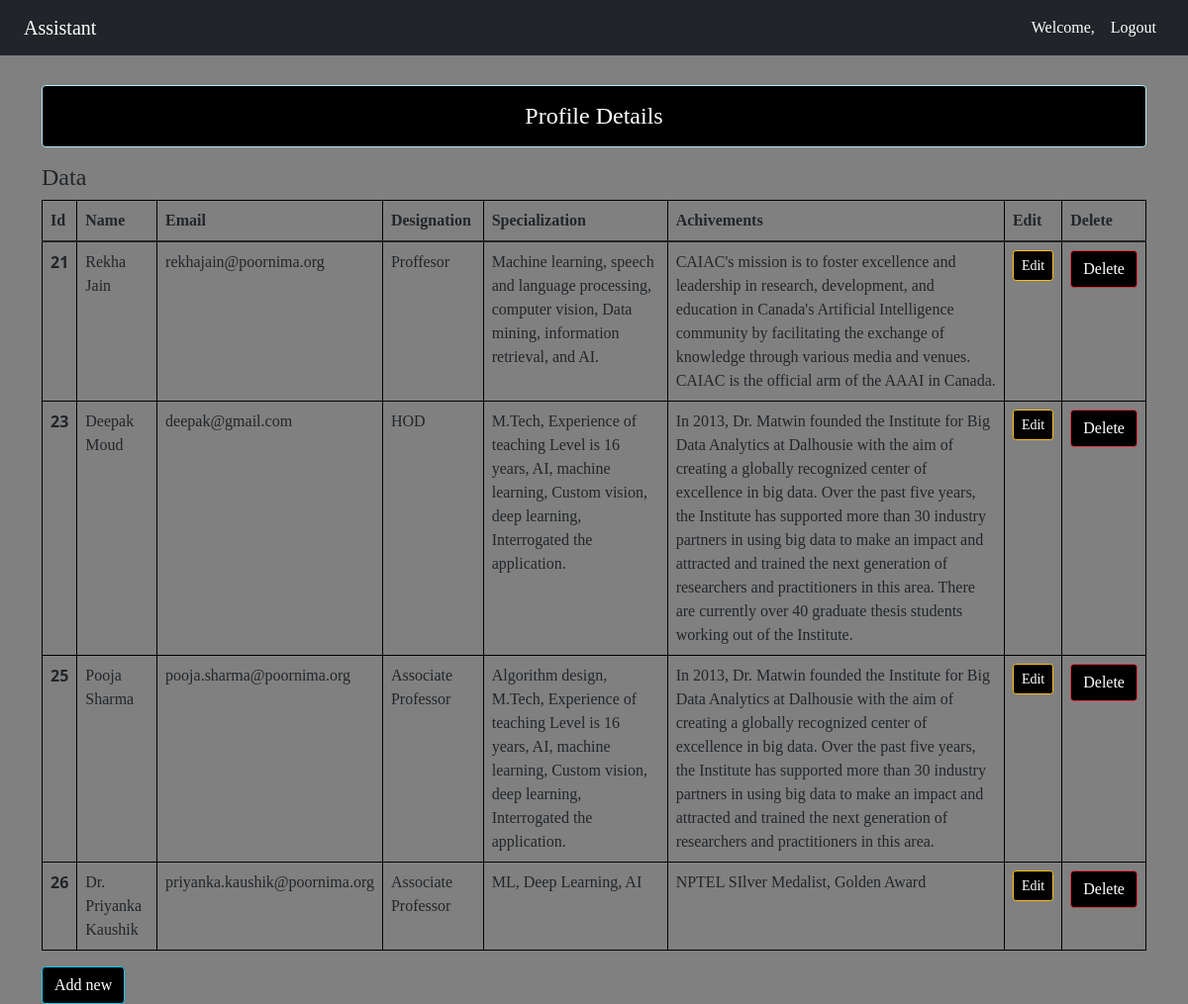
The page /update/ on the database its author committed.
### Assistant/models.py (models this page shows)
class Profile(models.Model):
    name = models.CharField(max_length=75)
    email = models.EmailField(max_length=50)
    designation = models.CharField(max_length=75)
    specialization = models.TextField()
    achivements = models.TextField()

### Assistant/views.py (the view)
# urls.py: path('update/', views.user_profile_update, name='update'),
def user_profile_update(request):
    stud = Profile.objects.all()
    return render(request, 'Assistant/updateprofile.html', {'stu' : stud})

### Assistant/templates/Assistant/updateprofile.html (shortened to what this page needs)
{% extends 'Assistant/base.html' %}
{% load static %}
{% block content %}
<div class="col-sm-10" style ="width : 100%;">
    <div class="col-sm-12">
        <h4 class="text-center alert alert-info" style = "font-family:times new Roman; background-color: black; color: white; margin-top:30px; margin-top:30px;">Profile Details</h4>
        {% if stu %}
            <h4 style = "font-family:times new Roman;">Data</h4>
            <table class="table">
                <thead>
                  <tr>
                    <th scope="col" style = "font-family:times new Roman;">Id</th>
                    <th scope="col" style = "font-family:times new Roman;">Name</th>
                    <th scope="col" style = "font-family:times new Roman;">Email</th>
                    <th scope="col" style = "font-family:times new Roman;">Designation</th>
                    <th scope="col" style = "font-family:times new Roman;">Specialization</th>
                    <th scope="col" style = "font-family:times new Roman;">Achivements</th>
                    <th scope="col" style = "font-family:times new Roman;">Edit</th>
                    <th scope="col" style = "font-family:times new Roman;">Delete</th>
                  </tr>
                </thead>
                <tbody>
                    {% for st in stu %}
                        <tr>
                            <th scope="row">{{st.id}}</th>
                            <td style = "font-family:times new Roman;">{{st.name}}</td>
                            <td style = "font-family:times new Roman;">{{st.email}}</td>
                            <td style = "font-family:times new Roman;">{{st.designation}}</td>
                            <td style = "font-family:times new Roman;">{{st.specialization}}</td>
                            <td style = "font-family:times new Roman;">{{st.achivements}}</td>
                            <td>
                                <a href="{% url 'updatedata' st.id %}" class="btn btn-warning btn-sm" style = "font-family:times new Roman; background-color: black; color: white;"><div>Edit</div></a>
                            </td>
                            <td>
                                <form action="{% url 'deletedata' st.id %}" method="post" class="d-inline">
                                    <input type="submit" class="btn btn-danger" value="Delete" style = "font-family:times new Roman; background-color: black; color: white;">
                                </form>
                            </td>
                        </tr>
                    {% endfor %}
                </tbody>
              </table>
              <a class="btn btn-info" href= '/profile/' style = "font-family:times new Roman; background-color: black; color: white;">Add new </a></center>
        {% else %}
            <h4 class="text-center alert alert-warning">No Record</h4>
            <center><a class="btn btn-info" href= '/profile/' style = "font-family:times new Roman;">Back to Profile</a></center>
        {% endif %}
    </div>
</div>
{% endblock content %}

### Assistant/static/Assistant/css/style.css (style rules this page uses)
body { background-color:grey; }
table, th, td { border:1px solid black; }

### rows shown on the page
Profile: id "21", name "Rekha Jain", email "rekhajain@poornima.org", designation "Proffesor", specialization "Machine learning, speech and language processing, computer vision, Data mining, information retrieval, and AI.", achivements "CAIAC's mission is to foster excellence and leadership in research, development, and education in Canada's Artificial Intelligence community by facilitating the exchange of knowledge through various media and venues. CAIAC is the official arm of the AAAI in Canada."
Profile: id "23", name "Deepak Moud", email "deepak@gmail.com", designation "HOD", specialization "M.Tech, Experience of teaching Level is 16 years, AI, machine learning, Custom vision, deep learning, Interrogated the application.", achivements "In 2013, Dr. Matwin founded the Institute for Big Data Analytics at Dalhousie with the aim of creating a globally recognized center of excellence in big data. Over the past five years, the Institute has supported more than 30 industry partners in using big data to make an impact and attracted and trained the next generation of researchers and practitioners in this area. There are currently over 40 graduate thesis students working out of the Institute."
Profile: id "25", name "Pooja Sharma", email "pooja.sharma@poornima.org", designation "Associate Professor", specialization "Algorithm design, M.Tech, Experience of teaching Level is 16 years, AI, machine learning, Custom vision, deep learning, Interrogated the application.", achivements "In 2013, Dr. Matwin founded the Institute for Big Data Analytics at Dalhousie with the aim of creating a globally recognized center of excellence in big data. Over the past five years, the Institute has supported more than 30 industry partners in using big data to make an impact and attracted and trained the next generation of researchers and practitioners in this area."
Profile: id "26", name "Dr. Priyanka Kaushik", email "priyanka.kaushik@poornima.org", designation "Associate Professor", specialization "ML, Deep Learning, AI", achivements "NPTEL SIlver Medalist, Golden Award"
